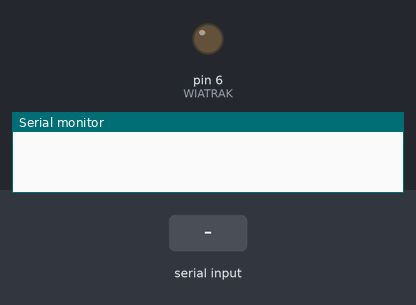
The sketch below on a simulated Arduino Uno, built with avr-gcc and run on an emulated ATmega328P. Shown: output pins drawn as LEDs (lit = HIGH), the last lines printed to the serial monitor. The inputs (shaded band) are chosen by the test bench.

Above: at 1.2 s.
1.3 s: "n" received over Serial
At 2.1 s:
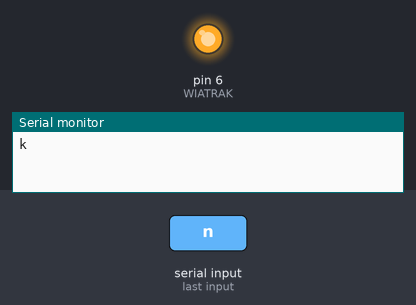
2.8 s: "f" received over Serial
At 3.3 s:
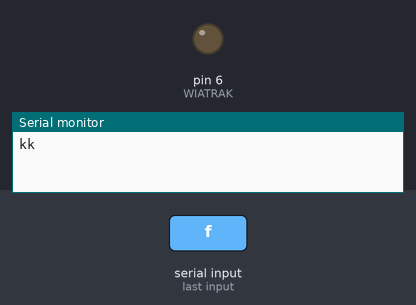
Timing chart, 0 to 5.8 s (numbered marks = the images above; inputs shaded):
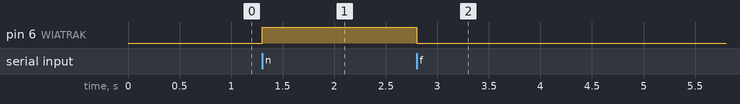

Measured:
- after the input at 1.3 s, pin 6 (WIATRAK): LOW → HIGH at once
- after the input at 2.8 s, pin 6 (WIATRAK): HIGH → LOW at once

The sketch:

serial_temperature.ino
```cpp
// Include the libraries we need
#include <OneWire.h>
#include <DallasTemperature.h>

// Data wire is plugged into port 2 on the Arduino
#define ONE_WIRE_BUS 8
#define WIATRAK 6
// Setup a oneWire instance to communicate with any OneWire devices (not just Maxim/Dallas temperature ICs)
OneWire oneWire(ONE_WIRE_BUS);

// Pass our oneWire reference to Dallas Temperature.
DallasTemperature sensors(&oneWire);
char komenda;
/*
   The setup function. We only start the sensors here
*/
void setup(void)
{
  // start serial port
  Serial.begin(9600);
  // Start up the library
  sensors.begin();
  pinMode(WIATRAK,OUTPUT);
}

/*
   Main function, get and show the temperature
*/
void loop(void)
{
  if (Serial.available())
  {
    komenda = Serial.read();
    if (komenda == 't')
    { // call sensors.requestTemperatures() to issue a global temperature
      // request to all devices on the bu
      sensors.requestTemperatures(); // Send the command to get temperatures
      // After we got the temperatures, we can print them here.
      // We use the function ByIndex, and as an example get the temperature from the first sensor only.
      Serial.print('(');
      Serial.print(String(sensors.getTempCByIndex(0)));
      Serial.print(')');
    }
    else if (komenda == 'n')
    {
     digitalWrite(WIATRAK, HIGH);
     Serial.print('k');
    }
    else if (komenda == 'f')
    {
     digitalWrite(WIATRAK, LOW);
     Serial.print('k');
    }
    else Serial.print('!');
  }

}
```
